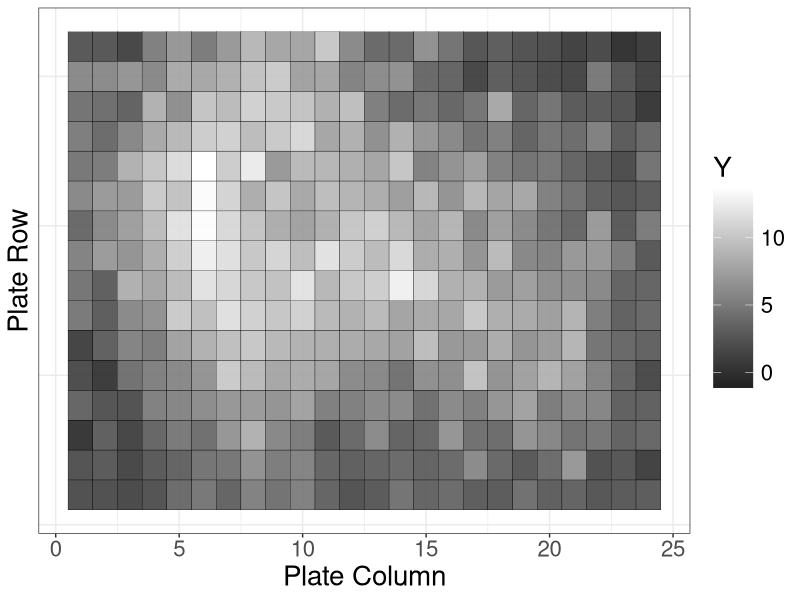

Write R code to recreate this figure.
library(ggplot2)

m <- as.matrix(read.csv('input/data-plate.txt', header=FALSE))
rownames(m) <- 1:16
colnames(m) <- 1:24
d_melt <- reshape2::melt(m)
colnames(d_melt) <- c('Row','Column','Y')

p <- ggplot()
p <- p + theme_bw() + theme(text=element_text(size=20), legend.key.size=grid::unit(2.0, 'lines'))
p <- p + geom_tile(data=d_melt, aes(x=Column, y=Row, z=Y, fill=Y), color='black', alpha=0.9)
p <- p + scale_fill_gradient2(midpoint=median(m), low='black', mid='gray50', high='white')
p <- p + scale_y_reverse()
p <- p + xlab('Plate Column') + ylab('Plate Row')
p <- p + coord_cartesian(xlim=c(0.5, 24.5), ylim=c(0.5, 16.5))
ggsave(p, file='output/fig3.png', dpi=300, w=6.4, h=4)
